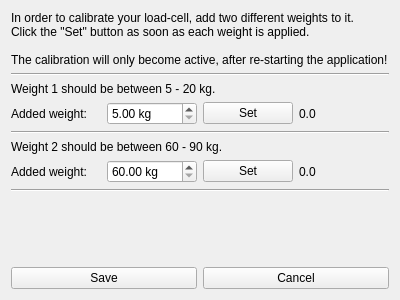
<?xml version="1.0" encoding="UTF-8"?>
<ui version="4.0">
 <class>Form</class>
 <widget class="QWidget" name="Form">
  <property name="geometry">
   <rect>
    <x>0</x>
    <y>0</y>
    <width>400</width>
    <height>300</height>
   </rect>
  </property>
  <property name="windowTitle">
   <string>Form</string>
  </property>
  <layout class="QVBoxLayout" name="verticalLayout">
   <item>
    <widget class="QLabel" name="descriptionLabel">
     <property name="text">
      <string>In order to calibrate your load-cell, add two different weights to it.
Click the &quot;Set&quot; button as soon as each weight is applied.

The calibration will only become active, after re-starting the application!</string>
     </property>
    </widget>
   </item>
   <item>
    <widget class="Line" name="line">
     <property name="orientation">
      <enum>Qt::Horizontal</enum>
     </property>
    </widget>
   </item>
   <item>
    <widget class="QLabel" name="weight1Description">
     <property name="text">
      <string>Weight 1 should be between 5 - 20 kg.</string>
     </property>
    </widget>
   </item>
   <item>
    <layout class="QHBoxLayout" name="horizontalLayout">
     <item>
      <widget class="QLabel" name="weight1Label">
       <property name="text">
        <string>Added weight:</string>
       </property>
      </widget>
     </item>
     <item>
      <widget class="QDoubleSpinBox" name="weight1SpinBox">
       <property name="suffix">
        <string> kg</string>
       </property>
       <property name="minimum">
        <double>5.000000000000000</double>
       </property>
       <property name="maximum">
        <double>20.000000000000000</double>
       </property>
      </widget>
     </item>
     <item>
      <widget class="QPushButton" name="set1Button">
       <property name="focusPolicy">
        <enum>Qt::NoFocus</enum>
       </property>
       <property name="text">
        <string>Set</string>
       </property>
      </widget>
     </item>
     <item>
      <widget class="QLabel" name="sensorValue1Label">
       <property name="minimumSize">
        <size>
         <width>0</width>
         <height>0</height>
        </size>
       </property>
       <property name="text">
        <string>0.0</string>
       </property>
      </widget>
     </item>
    </layout>
   </item>
   <item>
    <widget class="Line" name="line_2">
     <property name="orientation">
      <enum>Qt::Horizontal</enum>
     </property>
    </widget>
   </item>
   <item>
    <widget class="QLabel" name="weight2Description">
     <property name="text">
      <string>Weight 2 should be between 60 - 90 kg.</string>
     </property>
    </widget>
   </item>
   <item>
    <layout class="QHBoxLayout" name="horizontalLayout_2">
     <item>
      <widget class="QLabel" name="weight2Label">
       <property name="text">
        <string>Added weight:</string>
       </property>
      </widget>
     </item>
     <item>
      <widget class="QDoubleSpinBox" name="weight2SpinBox">
       <property name="suffix">
        <string> kg</string>
       </property>
       <property name="minimum">
        <double>60.000000000000000</double>
       </property>
       <property name="maximum">
        <double>90.000000000000000</double>
       </property>
      </widget>
     </item>
     <item>
      <widget class="QPushButton" name="set2Button">
       <property name="focusPolicy">
        <enum>Qt::NoFocus</enum>
       </property>
       <property name="text">
        <string>Set</string>
       </property>
      </widget>
     </item>
     <item>
      <widget class="QLabel" name="sensorValue2Label">
       <property name="text">
        <string>0.0</string>
       </property>
      </widget>
     </item>
    </layout>
   </item>
   <item>
    <widget class="Line" name="line_3">
     <property name="orientation">
      <enum>Qt::Horizontal</enum>
     </property>
    </widget>
   </item>
   <item>
    <spacer name="verticalSpacer">
     <property name="orientation">
      <enum>Qt::Vertical</enum>
     </property>
     <property name="sizeHint" stdset="0">
      <size>
       <width>20</width>
       <height>40</height>
      </size>
     </property>
    </spacer>
   </item>
   <item>
    <layout class="QHBoxLayout" name="horizontalLayout_3">
     <item>
      <widget class="QPushButton" name="saveButton">
       <property name="text">
        <string>Save</string>
       </property>
      </widget>
     </item>
     <item>
      <widget class="QPushButton" name="cancelButton">
       <property name="text">
        <string>Cancel</string>
       </property>
      </widget>
     </item>
    </layout>
   </item>
  </layout>
 </widget>
 <resources/>
 <connections/>
</ui>
